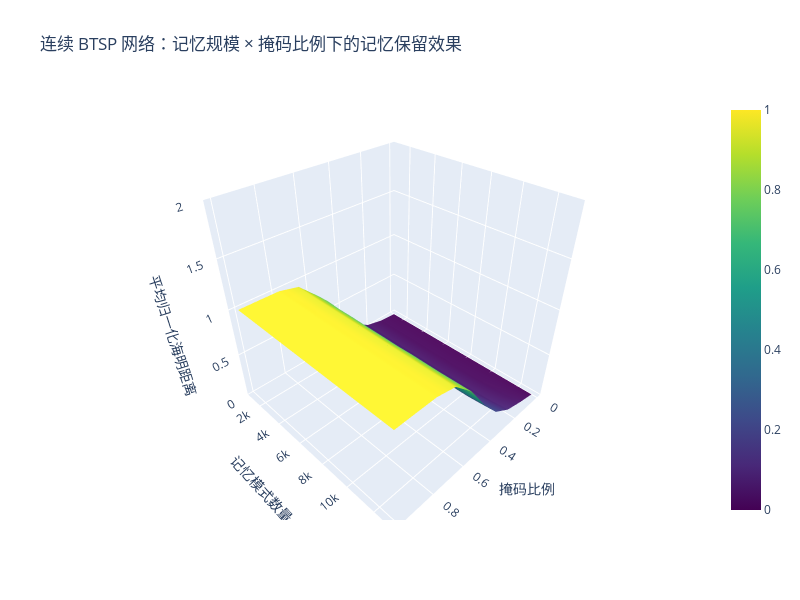

The cell this chart's notebook holds for it:
### Code cell
import torch
import numpy as np
from tqdm import tqdm
import plotly.graph_objects as go
from continuousBTSP import continuousBTSPNetwork
import os
os.environ["KMP_DUPLICATE_LIB_OK"] = "TRUE"

# ---------------- 参数设置 ----------------
n_input = 10000       # CA3 神经元数量
n_memory = 15000      # CA1 神经元数量
fq = 0.0025           # BTSP 更新概率（突触翻转概率）
fp = 0.005            # 输入稀疏度
fw = 0.6              # 连接稀疏度
batch_size = 256
n_repeats = 10        # 掩码重复次数
n_subsynapses = 8     # 子突触数量

# ---------------- 设备选择 ----------------
device = torch.device("cuda" if torch.cuda.is_available() else "cpu")
print(f"使用设备: {device}")

# ---------------- 扫描参数 ----------------
memory_sizes = np.arange(1000, 13001, 1000)  # 不同记忆规模
mask_ratios = np.linspace(0, 1.0, 10)       # 掩码比例

# 结果矩阵 (行: 记忆规模, 列: 掩码比例)
results = np.zeros((len(memory_sizes), len(mask_ratios)))

print("计算不同记忆规模与掩码比例下的平均归一化海明距离...\n")

# ---------------- 主循环 ----------------
for i, n_pat in enumerate(tqdm(memory_sizes, desc="Memory sizes")):
    # 初始化连续 BTSP 网络
    net = continuousBTSPNetwork(
        n_input=n_input,
        n_memory=n_memory,
        fq=fq,
        fp=fp,
        fw=fw,
        device=device,
        n_subsynapses=n_subsynapses,
        threshold=8
    )

    # 生成稀疏输入模式
    patterns = net.make_sparse_patterns(n_pat)

    # 训练网络
    net.train_patterns(patterns, batch_size=batch_size)

    # 评估记忆保留效果
    mean_rel_diss = net.compute_relative_dissimilarity_vectorized_fast(
        patterns=patterns,
        mask_ratios=mask_ratios,
        n_repeats=n_repeats,
        batch_size=batch_size
    )

    results[i, :] = mean_rel_diss

# ---------------- 绘制 3D surface ----------------
X, Y = np.meshgrid(mask_ratios, memory_sizes)
Z = results

fig = go.Figure(data=[go.Surface(z=Z, x=X, y=Y, colorscale='Viridis')])
fig.update_layout(
    title="连续 BTSP 网络：记忆规模 × 掩码比例下的记忆保留效果",
    scene=dict(
        xaxis_title="掩码比例",
        yaxis_title="记忆模式数量",
        zaxis_title="平均归一化海明距离",
        zaxis=dict(range=[0, 2])
    ),
    width=800,
    height=600
)

fig.show()

### Figure 1 — Plotly figure (JSON) as saved in the notebook; plotly's stock layout.template omitted (floating-point values rounded to 4 significant figures; data arrays with more than 128 entries replaced by an {"elided": "..."} marker saying what was removed)
{"data": [{"colorscale": [[0, "#440154"], [0.1111, "#482878"], [0.2222, "#3e4989"], [0.3333, "#31688e"], [0.4444, "#26828e"], [0.5556, "#1f9e89"], [0.6667, "#35b779"], [0.7778, "#6ece58"], [0.8889, "#b5de2b"], [1, "#fde725"]], "type": "surface", "x": {"elided": "13x10 float values"}, "y": {"elided": "13x10 int values"}, "z": {"elided": "13x10 float values"}}], "layout": {"height": 600, "scene": {"xaxis": {"title": {"text": "掩码比例"}}, "yaxis": {"title": {"text": "记忆模式数量"}}, "zaxis": {"range": [0, 2], "title": {"text": "平均归一化海明距离"}}}, "title": {"text": "连续 BTSP 网络：记忆规模 × 掩码比例下的记忆保留效果"}, "width": 800}}
